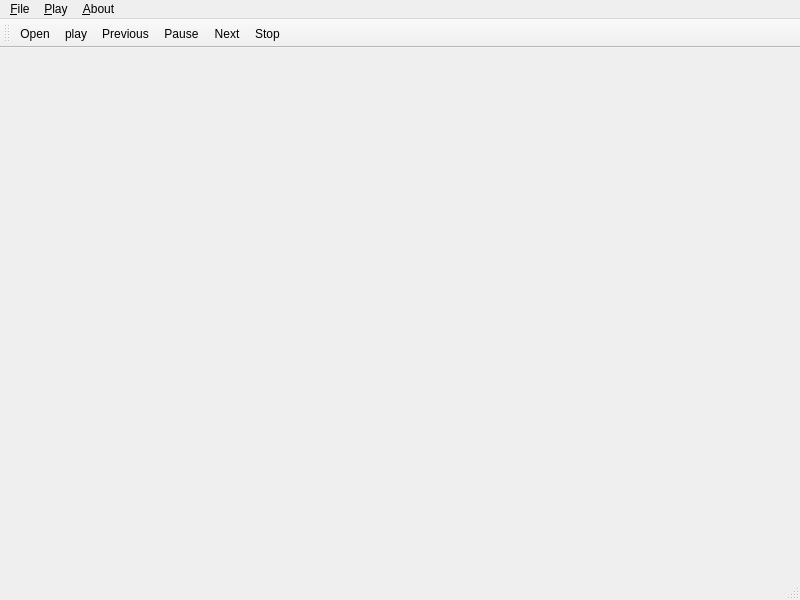
<?xml version="1.0" encoding="UTF-8"?>
<ui version="4.0">
 <class>MainWindow</class>
 <widget class="QMainWindow" name="MainWindow">
  <property name="geometry">
   <rect>
    <x>0</x>
    <y>0</y>
    <width>800</width>
    <height>600</height>
   </rect>
  </property>
  <property name="windowTitle">
   <string>MainWindow</string>
  </property>
  <widget class="QWidget" name="centralwidget"/>
  <widget class="QMenuBar" name="menubar">
   <property name="geometry">
    <rect>
     <x>0</x>
     <y>0</y>
     <width>800</width>
     <height>22</height>
    </rect>
   </property>
   <widget class="QMenu" name="menuFile">
    <property name="title">
     <string>&amp;File</string>
    </property>
    <addaction name="actionOpen"/>
    <addaction name="actionE_xit"/>
   </widget>
   <widget class="QMenu" name="menu_Play">
    <property name="title">
     <string>&amp;Play</string>
    </property>
    <addaction name="actionplay_2"/>
    <addaction name="actionPrevious"/>
    <addaction name="actionPause"/>
    <addaction name="actionNext"/>
    <addaction name="actionStop"/>
   </widget>
   <widget class="QMenu" name="menu_About">
    <property name="title">
     <string>&amp;About</string>
    </property>
   </widget>
   <addaction name="menuFile"/>
   <addaction name="menu_Play"/>
   <addaction name="menu_About"/>
  </widget>
  <widget class="QStatusBar" name="statusbar"/>
  <widget class="QToolBar" name="toolBar">
   <property name="windowTitle">
    <string>toolBar</string>
   </property>
   <attribute name="toolBarArea">
    <enum>TopToolBarArea</enum>
   </attribute>
   <attribute name="toolBarBreak">
    <bool>false</bool>
   </attribute>
   <addaction name="actionOpen"/>
   <addaction name="actionplay"/>
   <addaction name="actionPrevious"/>
   <addaction name="actionPause"/>
   <addaction name="actionNext"/>
   <addaction name="actionStop"/>
  </widget>
  <action name="actionplay">
   <property name="checkable">
    <bool>false</bool>
   </property>
   <property name="enabled">
    <bool>true</bool>
   </property>
   <property name="icon">
    <iconset>
     <selectedon>:/icons/play.png</selectedon>
    </iconset>
   </property>
   <property name="text">
    <string>play</string>
   </property>
   <property name="toolTip">
    <string>&lt;html&gt;&lt;head/&gt;&lt;body&gt;&lt;p&gt;&lt;img src=&quot;:/icons/play.png&quot;/&gt;&lt;/p&gt;&lt;/body&gt;&lt;/html&gt;</string>
   </property>
   <property name="menuRole">
    <enum>QAction::MenuRole::NoRole</enum>
   </property>
  </action>
  <action name="actionOpen">
   <property name="icon">
    <iconset theme="document-open"/>
   </property>
   <property name="text">
    <string>&amp;Open...</string>
   </property>
  </action>
  <action name="actionE_xit">
   <property name="icon">
    <iconset theme="application-exit"/>
   </property>
   <property name="text">
    <string>E&amp;xit</string>
   </property>
   <property name="shortcut">
    <string>Ctrl+Q</string>
   </property>
   <property name="shortcutContext">
    <enum>Qt::ShortcutContext::WidgetShortcut</enum>
   </property>
  </action>
  <action name="actionplay_2">
   <property name="icon">
    <iconset>
     <selectedon>:/icons/play.png</selectedon>
    </iconset>
   </property>
   <property name="text">
    <string>Play</string>
   </property>
  </action>
  <action name="actionPrevious">
   <property name="icon">
    <iconset>
     <selectedon>:/icons/previous.png</selectedon>
    </iconset>
   </property>
   <property name="text">
    <string>Previous</string>
   </property>
  </action>
  <action name="actionPause">
   <property name="icon">
    <iconset>
     <selectedon>:/icons/pause.png</selectedon>
    </iconset>
   </property>
   <property name="text">
    <string>Pause</string>
   </property>
  </action>
  <action name="actionNext">
   <property name="icon">
    <iconset>
     <selectedon>:/icons/forward.png</selectedon>
    </iconset>
   </property>
   <property name="text">
    <string>Next</string>
   </property>
  </action>
  <action name="actionStop">
   <property name="icon">
    <iconset>
     <selectedon>:/icons/stop.png</selectedon>
    </iconset>
   </property>
   <property name="text">
    <string>Stop</string>
   </property>
  </action>
 </widget>
 <resources>
  <include location="icons.qrc"/>
 </resources>
 <connections>
  <connection>
   <sender>actionOpen</sender>
   <signal>triggered()</signal>
   <receiver>actionOpen</receiver>
   <slot>trigger()</slot>
   <hints>
    <hint type="sourcelabel">
     <x>-1</x>
     <y>-1</y>
    </hint>
    <hint type="destinationlabel">
     <x>-1</x>
     <y>-1</y>
    </hint>
   </hints>
  </connection>
  <connection>
   <sender>actionE_xit</sender>
   <signal>triggered()</signal>
   <receiver>MainWindow</receiver>
   <slot>close()</slot>
   <hints>
    <hint type="sourcelabel">
     <x>-1</x>
     <y>-1</y>
    </hint>
    <hint type="destinationlabel">
     <x>399</x>
     <y>299</y>
    </hint>
   </hints>
  </connection>
 </connections>
</ui>
